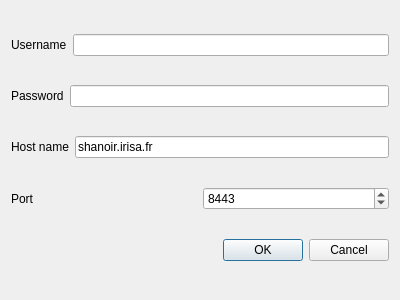
<?xml version="1.0" encoding="UTF-8"?>
<ui version="4.0">
 <class>ShanoirServerParameters</class>
 <widget class="QDialog" name="ShanoirServerParameters">
  <property name="geometry">
   <rect>
    <x>0</x>
    <y>0</y>
    <width>400</width>
    <height>300</height>
   </rect>
  </property>
  <property name="windowTitle">
   <string>Shanoir Server Parameters</string>
  </property>
  <layout class="QVBoxLayout" name="verticalLayout">
   <item>
    <layout class="QHBoxLayout" name="horizontalLayout">
     <item>
      <widget class="QLabel" name="label">
       <property name="text">
        <string>Username</string>
       </property>
      </widget>
     </item>
     <item>
      <widget class="QLineEdit" name="username"/>
     </item>
    </layout>
   </item>
   <item>
    <layout class="QHBoxLayout" name="horizontalLayout_2">
     <item>
      <widget class="QLabel" name="label_2">
       <property name="text">
        <string>Password</string>
       </property>
      </widget>
     </item>
     <item>
      <widget class="QLineEdit" name="password">
       <property name="echoMode">
        <enum>QLineEdit::Password</enum>
       </property>
      </widget>
     </item>
    </layout>
   </item>
   <item>
    <layout class="QHBoxLayout" name="horizontalLayout_3">
     <item>
      <widget class="QLabel" name="label_3">
       <property name="text">
        <string>Host name</string>
       </property>
      </widget>
     </item>
     <item>
      <widget class="QLineEdit" name="host">
       <property name="text">
        <string>shanoir.irisa.fr </string>
       </property>
      </widget>
     </item>
    </layout>
   </item>
   <item>
    <layout class="QHBoxLayout" name="horizontalLayout_4">
     <item>
      <widget class="QLabel" name="label_4">
       <property name="text">
        <string>Port</string>
       </property>
      </widget>
     </item>
     <item>
      <widget class="QSpinBox" name="port">
       <property name="maximum">
        <number>16000</number>
       </property>
       <property name="value">
        <number>8443</number>
       </property>
      </widget>
     </item>
    </layout>
   </item>
   <item>
    <widget class="QDialogButtonBox" name="buttonBox">
     <property name="orientation">
      <enum>Qt::Horizontal</enum>
     </property>
     <property name="standardButtons">
      <set>QDialogButtonBox::Cancel|QDialogButtonBox::Ok</set>
     </property>
    </widget>
   </item>
  </layout>
 </widget>
 <resources/>
 <connections>
  <connection>
   <sender>buttonBox</sender>
   <signal>accepted()</signal>
   <receiver>ShanoirServerParameters</receiver>
   <slot>accept()</slot>
   <hints>
    <hint type="sourcelabel">
     <x>248</x>
     <y>254</y>
    </hint>
    <hint type="destinationlabel">
     <x>157</x>
     <y>274</y>
    </hint>
   </hints>
  </connection>
  <connection>
   <sender>buttonBox</sender>
   <signal>rejected()</signal>
   <receiver>ShanoirServerParameters</receiver>
   <slot>reject()</slot>
   <hints>
    <hint type="sourcelabel">
     <x>316</x>
     <y>260</y>
    </hint>
    <hint type="destinationlabel">
     <x>286</x>
     <y>274</y>
    </hint>
   </hints>
  </connection>
 </connections>
</ui>
